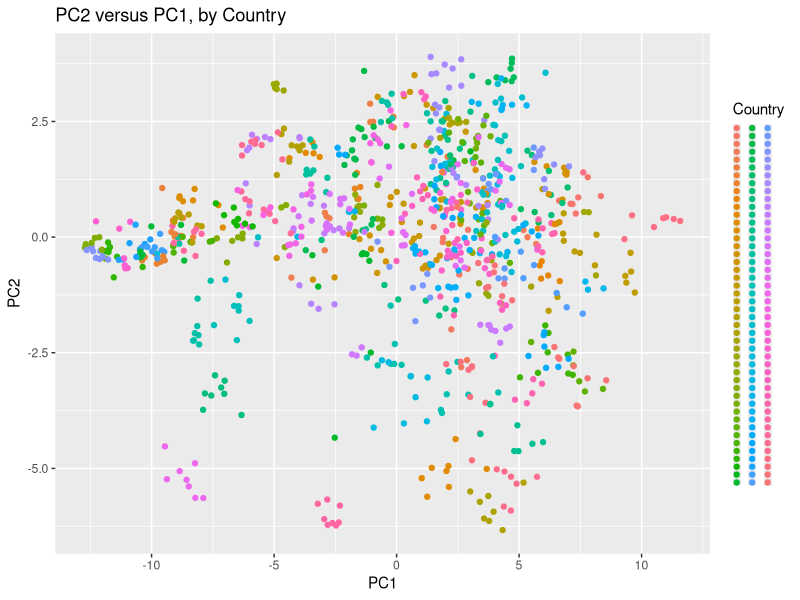
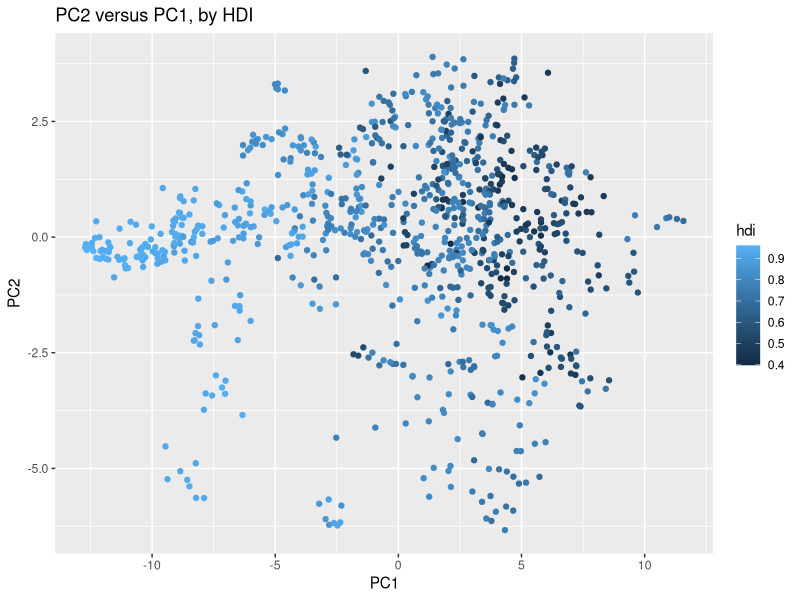
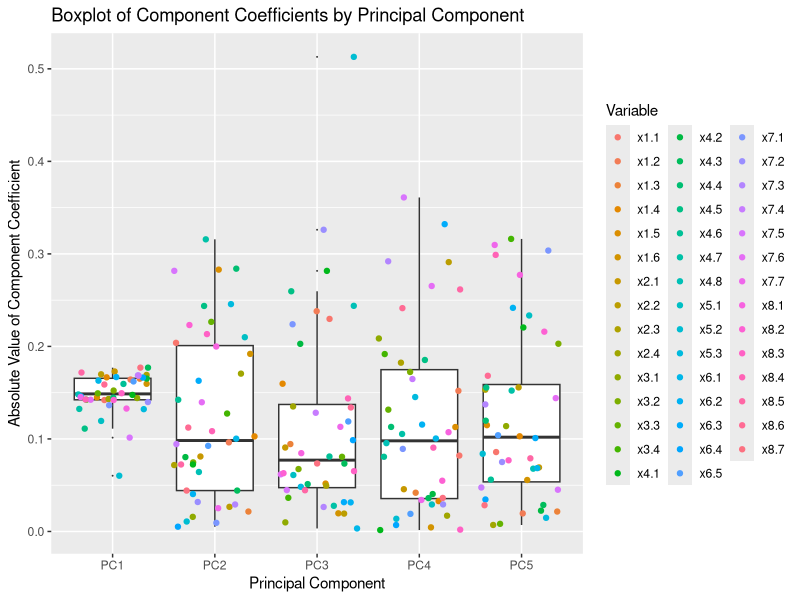

Write the R code that produced these figures, in order.
## ---- chunk 1
knitr::opts_chunk$set(echo = TRUE)
## ---- chunk 2
# Load Libraries
library(dplyr)
library(ggplot2)
library(lme4)
library(broom.mixed)
library(lmerTest)
library(tibble)
library(ggpubr)
library(knitr)

data = read.csv("./data/data_clean.csv")
## ---- chunk 3
# Impute missing values with of values in the same region
selected_columns_pca = select(data, c(starts_with("x"), "region"))
selected_columns_pca = selected_columns_pca %>%
  rename(x8.7=x8.7..due.process.of.the.law.and.rights.of.the.accused)
selected_columns_pca_imputed = selected_columns_pca %>%
  group_by(region) %>%
  mutate_all(~ ifelse(is.na(.), mean(., na.rm = TRUE), .))
selected_columns_pca_imputed = selected_columns_pca_imputed[, -c(1,ncol(selected_columns_pca_imputed))]

# Extract Principle Components of Rule of Law Variables
pca = prcomp(selected_columns_pca_imputed, scale. = TRUE)
variance_explained = (pca$sdev^2) / sum(pca$sdev^2)
## ---- chunk 4
# Visualize Principle Components
PC1and2 = as.data.frame(cbind(pca$x[,c(1,2)], data[, c("country", "year", "hdi")]))
PC1and2$PC1 = as.numeric(PC1and2$PC1)
PC1and2$PC2 = as.numeric(PC1and2$PC2)
PC1and2$Country = PC1and2$country
p1 = ggplot(data = PC1and2,aes(x=PC1, y=PC2)) + geom_point(aes(color = Country)) + theme(legend.text = element_blank(), legend.key.size = unit(2, 'mm')) + guides(color = guide_legend(ncol = 3)) + labs(title="PC2 versus PC1, by Country")
p2 = ggplot(data = PC1and2,aes(x=PC1, y=PC2)) + geom_point(aes(color = hdi)) + labs(title="PC2 versus PC1, by HDI")

p1
p2
## ---- chunk 5
# Fit mixed linear model with top 5 principal components
selected_columns_data = data[, c("country","year", "region", "hdi")]
selected_columns_data[selected_columns_data$year == "2012-2013", "year"] = "2012.5"
selected_columns_data[selected_columns_data$year == "2017-2018", "year"] = "2017.5"
selected_columns_data$year = as.numeric(selected_columns_data$year)
selected_columns_data$years_from_2000 = selected_columns_data$year - 2000
TopPCs = as.data.frame(cbind(pca$x[,seq(1,5)], selected_columns_data))
                  
lm = lm(hdi~years_from_2000+PC1+PC2+PC3+PC4+PC5+region,data=TopPCs)

kable(summary(lm)$coefficients)
## ---- chunk 6
# Find significance of including region variable
lm_noRegion = lm(hdi~years_from_2000+PC1+PC2+PC3+PC4+PC5,data=TopPCs)

anova(lm, lm_noRegion)

## ---- chunk 7
# Determine importance of each variable
TopPCs_loadings_abs <- abs(pca$rotation[,seq(1,5)])
TopPCs_loadings_abs_long <- as.data.frame(as.table(TopPCs_loadings_abs))
colnames(TopPCs_loadings_abs_long) <- c("Variable", "Principal_Component", "Loading")
ggplot(TopPCs_loadings_abs_long, aes(x = Principal_Component, y = Loading)) +
  geom_boxplot(outlier.size = 0) +
  geom_jitter(aes(color = Variable)) +
  labs(title = "Boxplot of Component Coefficients by Principal Component",
       x = "Principal Component",
       y = "Absolute Value of Component Coefficient")

rowSums(TopPCs_loadings_abs)[order(-rowSums(TopPCs_loadings_abs))]

TopPCs_loadings_abs_grouped = as.data.frame(TopPCs_loadings_abs) 
TopPCs_loadings_abs_grouped$Row_Labels = row.names(TopPCs_loadings_abs)
TopPCs_loadings_abs_grouped = TopPCs_loadings_abs_grouped %>%
  mutate(First_Digit = as.numeric(gsub("\\D*(\\d).*", "\\1", TopPCs_loadings_abs_grouped$Row_Labels))) %>%
  select(-Row_Labels)
TopPCs_loadings_abs_grouped = TopPCs_loadings_abs_grouped %>%
  group_by(First_Digit) %>%
  summarise(across(everything(), sum, na.rm = TRUE)) %>%
  column_to_rownames(var = "First_Digit")

TopPCs_loadings_abs_grouped = as.data.frame(t(TopPCs_loadings_abs_grouped)) %>% rename("1 (Constraints on Government Powers)" = "1", "2 (Absence of Corruption)" = "2", "3 (Open Government )" = "3", "4 (Fundamental Rights)" = "4", "5 (Order and Security)" = "5", "6(Regulatory Enforcement)" = "6", "7 (Civil Justice)" = "7", "8 (Criminal Justice)" = "8")

df = as.data.frame(colSums(TopPCs_loadings_abs_grouped)[order(-colSums(TopPCs_loadings_abs_grouped))])

names(df) = "Sum of Absolute Values of Component Coefficients"

kable(df)
